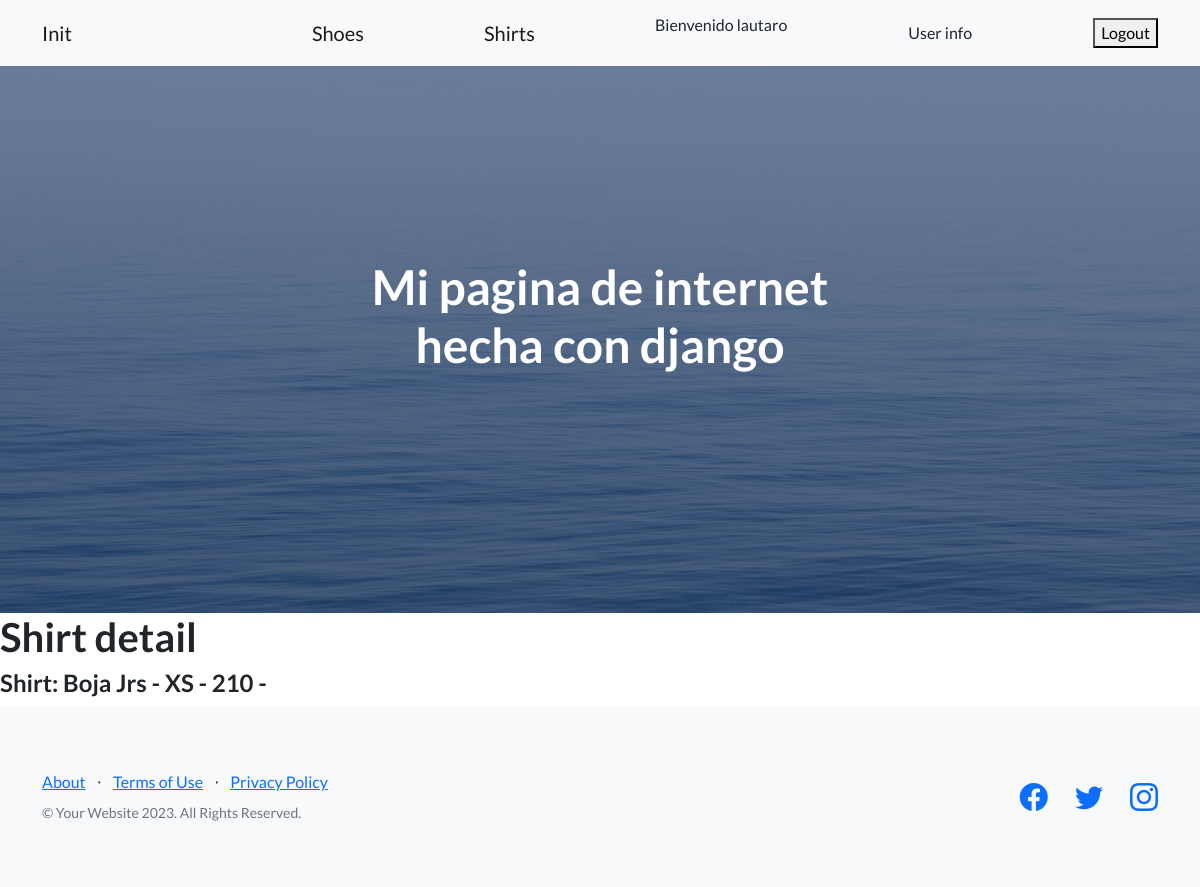
/app-coder/shirt-detail/2 (signed in), run on the app's committed database.
### AppCoder/models.py (models this page shows, shortened)
class Shirt(models.Model):
  SIZES = [
        ('XS', 'Extra Small'),
        ('S', 'Small'),
        ('M', 'Medium'),
        ('L', 'Large'),
        ('X', 'Extra Large'),
        ('XXL', 'Extra Extra Large'),
    ]
  model = models.CharField(max_length=100)
  size = models.CharField(max_length=3, choices=SIZES, default='M')
  price = models.IntegerField()
  image = models.ImageField(upload_to='shirts/', blank=True, null=True)
  class Meta():
    ordering = ('model','size')

### AppCoder/views.py (the view)
# urls.py: path('shirt-detail/<pk>', Shirt_Detail.as_view(), name='Shirt_Detail'),
class Shirt_Detail(DetailView):
  model = Shirt
  template_name = 'shirt_detail.html'
  context_object_name = 'shirt'

### AppCoder/templates/shirt_detail.html
{% extends 'main.html' %} {% block changing_content %}
<h1>Shirt detail</h1>
<h4>
  Shirt: {{shirt.model}} - {{shirt.size}} - {{shirt.price}} - {{shirt.image}}
</h4>
{% endblock changing_content %}

### AppCoder/templates/navbar.html (shortened to what this page needs)
<nav class="navbar navbar-light bg-light static-top">
  <div class="container">
    <div class="home-button">
      <a class="navbar-brand" href="{% url 'Init' %}">Init</a>
    </div>
    <a class="navbar-brand" href="{% url 'Shoes' %}">Shoes</a>
    <a class="navbar-brand" href="{% url 'Shirts' %}">Shirts</a>
    {% if user.is_authenticated %}
    <p>Bienvenido {{user.username}}</p>
    <a class="btn" href="{% url 'Update_User' %}">User info</a>
    <form action="{% url 'Logout' %}" method="POST">
      <button type="submit">Logout</button>
    </form>
    {% else %}
    <a class="btn btn-primary" href="{% url 'Login' %}">Login</a>
    <a class="navbar-brand" href="{% url 'Register' %}">Register</a>
    {% endif %}
  </div>
</nav>

### AppCoder/static/css/my_styles.css (style rules this page uses)
.home-button { margin-right: 120px; }

### data on the page
Shirt: model "Boja Jrs", size "XS", price "210"

### other printed values
{{ user.username }} "lautaro"
